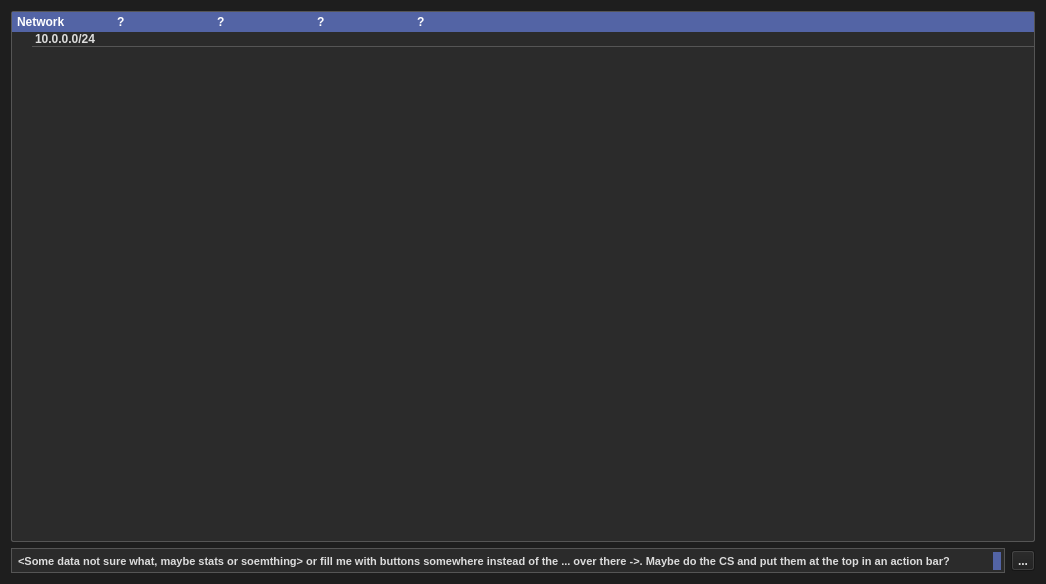
<?xml version="1.0" encoding="UTF-8"?>
<ui version="4.0">
 <class>Form</class>
 <widget class="QWidget" name="Form">
  <property name="geometry">
   <rect>
    <x>0</x>
    <y>0</y>
    <width>1046</width>
    <height>584</height>
   </rect>
  </property>
  <property name="windowTitle">
   <string>Form</string>
  </property>
  <property name="styleSheet">
   <string notr="true">QWidget {
    background-color: #1e1e1e; /* Dark grey background */
    color: #dcdcdc; /* Light grey text, bold for aggression */
    font-weight: bold;
}
QPushButton {
    background-color: #5364A5; /* Blue background for buttons */
    color: white;
    border-style: solid;
    border-width: 2px;
    border-radius: 0px; /* Sharper corners */
    border-color: #5364A5;
    padding: 6px;
    min-width: 80px;
    font-weight: bold; /* Bolder text */
}
QPushButton:hover {
    background-color: #43528B; /* Darker blue for hover */
    color: #ffffff;
    border-color: #43528B;
}
QPushButton:pressed {
    background-color: #333E66; /* Even darker blue when pressed */
    border-style: inset;
}
QLineEdit, QTextEdit, QPlainTextEdit, QSpinBox, QDoubleSpinBox, QComboBox {
    background-color: #2b2b2b;
    color: #dcdcdc;
    border-radius: 0px; /* Sharper edges */
    padding: 2px;
    border: 1px solid #555;
    font-weight: bold; /* Bolder text */
}
QLabel, QCheckBox, QRadioButton {
    color: #dcdcdc;
    font-weight: bold; /* Bolder text */
}
QMenuBar, QMenu {
    background-color: #2b2b2b;
    color: #dcdcdc;
    border: 1px solid #555;
    font-weight: bold; /* Bolder text for menu */
}
QMenuBar::item:selected, QMenu::item:selected {
    background-color: #5364A5; /* Blue for selected menu items */
    color: white;
}
QScrollBar:vertical {
    border: 1px solid #2b2b2b;
    background: #2b2b2b;
    width: 10px;
    margin: 22px 0 22px 0;
}
QScrollBar::handle:vertical {
    background: #5364A5; /* Blue scrollbar handle */
    min-height: 20px;
}
QScrollBar::add-line:vertical, QScrollBar::sub-line:vertical {
    border: 1px solid #2b2b2b;
    background: #5364A5; /* Blue for scrollbar buttons */
    height: 20px;
    subcontrol-position: top;
    subcontrol-origin: margin;
}
/* TABS */
QTabWidget::pane {
    border-top: 2px solid #5364A5; /* Blue top border for tabs */
}

QTabWidget::tab-bar {
    left: 5px; /* move to the right by 5px */
}

QTabBar::tab {
    background: #2b2b2b;
    color: #dcdcdc;
    border: 1px solid #555;
    border-bottom-color: #5364A5; /* Blue for non-selected tab border */
    border-top-left-radius: 4px;
    border-top-right-radius: 4px;
    padding: 5px;
    min-width: 80px;
    align-items: center;
    justify-content: center;
    max-height: 20px;
}

QTabBar::tab:selected, QTabBar::tab:hover {
    background: #5364A5; /* Blue for selected/hover tab */
    color: white;
}

QTabBar::tab:selected {
    border-color: #5364A5; /* Blue border for selected tab */
    border-bottom-color: #1e1e1e; /* Same as window background color */
}

QTabBar::tab:!selected {
    margin-top: 2px; /* Make non-selected tabs look smaller */
}

/* Q Tree Widget */
QTreeWidget {
    border: 1px solid #555;
    background-color: #2b2b2b;
    color: #dcdcdc;
}

QTreeWidget::item {
    border-bottom: 1px solid #555; /* Subtle separator for items */
}

QTreeWidget::item:selected {
    background-color: #5364A5; /* Blue for selected item */
    color: white;
}

QTreeWidget::item:hover {
    background-color: #43528B; /* Darker blue for hover item */
}

QTreeWidget::branch {
    background: #2b2b2b;
}

QTreeWidget::branch:has-siblings:!adjoins-item {
    border-image: url(path/to/your/line-image.png) 0; /* Custom image for branch lines */
}

QTreeWidget::branch:has-siblings:adjoins-item {
    border-image: url(path/to/your/branch-more-image.png) 0;
}

QTreeWidget::branch:!has-children:!has-siblings:adjoins-item {
    border-image: url(path/to/your/branch-end-image.png) 0;
}

/* Customize scroll bars */
QTreeWidget QScrollBar:vertical {
    border: 1px solid #2b2b2b;
    background: #2b2b2b;
    width: 10px;
    margin: 22px 0 22px 0;
}

QTreeWidget QScrollBar::handle:vertical {
    background: #5364A5; /* Blue for tree widget scrollbar handle */
    min-height: 20px;
}

QTreeWidget QScrollBar::add-line:vertical, QTreeWidget QScrollBar::sub-line:vertical {
    border: 1px solid #2b2b2b;
    background: #5364A5; /* Blue for tree widget scrollbar button */
    height: 20px;
    subcontrol-position: top;
    subcontrol-origin: margin;
}

/* Styles for the header (column titles) */
QHeaderView::section {
    background-color: #5364A5; /* Blue for header background */
    color: white;
    padding-left: 4px;
    border: 1px solid #5364A5; /* Blue for header border */
}
</string>
  </property>
  <layout class="QGridLayout" name="gridLayout">
   <item row="1" column="0">
    <widget class="QTextEdit" name="info_bar">
     <property name="maximumSize">
      <size>
       <width>16777215</width>
       <height>25</height>
      </size>
     </property>
     <property name="html">
      <string>&lt;!DOCTYPE HTML PUBLIC &quot;-//W3C//DTD HTML 4.0//EN&quot; &quot;http://www.w3.org/TR/REC-html40/strict.dtd&quot;&gt;
&lt;html&gt;&lt;head&gt;&lt;meta name=&quot;qrichtext&quot; content=&quot;1&quot; /&gt;&lt;style type=&quot;text/css&quot;&gt;
p, li { white-space: pre-wrap; }
&lt;/style&gt;&lt;/head&gt;&lt;body style=&quot; font-family:'MS Shell Dlg 2'; font-size:8.25pt; font-weight:600; font-style:normal;&quot;&gt;
&lt;p style=&quot; margin-top:0px; margin-bottom:0px; margin-left:0px; margin-right:0px; -qt-block-indent:0; text-indent:0px;&quot;&gt;&amp;lt;Some data not sure what, maybe stats or soemthing&amp;gt; or fill me with buttons somewhere instead of the ... over there -&amp;gt;. Maybe do the CS and put them at the top in an action bar?&lt;/p&gt;&lt;/body&gt;&lt;/html&gt;</string>
     </property>
    </widget>
   </item>
   <item row="1" column="1">
    <widget class="QToolButton" name="options_button">
     <property name="text">
      <string>...</string>
     </property>
    </widget>
   </item>
   <item row="0" column="0" colspan="2">
    <widget class="QTreeWidget" name="client_tree_widget">
     <property name="styleSheet">
      <string notr="true">border-radius: 2px;</string>
     </property>
     <column>
      <property name="text">
       <string>Network</string>
      </property>
     </column>
     <column>
      <property name="text">
       <string>?</string>
      </property>
     </column>
     <column>
      <property name="text">
       <string>?</string>
      </property>
     </column>
     <column>
      <property name="text">
       <string>?</string>
      </property>
     </column>
     <column>
      <property name="text">
       <string>?</string>
      </property>
     </column>
     <item>
      <property name="text">
       <string>10.0.0.0/24</string>
      </property>
      <item>
       <property name="text">
        <string>10.0.0.4</string>
       </property>
       <property name="text">
        <string/>
       </property>
      </item>
      <item>
       <property name="text">
        <string>10.0.0.2</string>
       </property>
       <property name="text">
        <string/>
       </property>
      </item>
      <item>
       <property name="text">
        <string>10.0.0.10</string>
       </property>
       <property name="text">
        <string/>
       </property>
      </item>
     </item>
    </widget>
   </item>
  </layout>
 </widget>
 <resources/>
 <connections/>
</ui>
